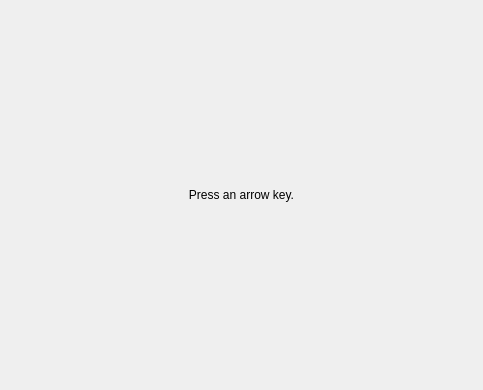
<?xml version="1.0" encoding="UTF-8"?>
<ui version="4.0">
 <class>Dialog</class>
 <widget class="QDialog" name="Dialog">
  <property name="geometry">
   <rect>
    <x>0</x>
    <y>0</y>
    <width>483</width>
    <height>390</height>
   </rect>
  </property>
  <property name="windowTitle">
   <string>Dialog</string>
  </property>
  <layout class="QVBoxLayout" name="verticalLayout">
   <item>
    <widget class="QLabel" name="label">
     <property name="text">
      <string>Press an arrow key.</string>
     </property>
     <property name="alignment">
      <set>Qt::AlignCenter</set>
     </property>
    </widget>
   </item>
  </layout>
 </widget>
 <layoutdefault spacing="6" margin="11"/>
 <resources/>
 <connections/>
</ui>
